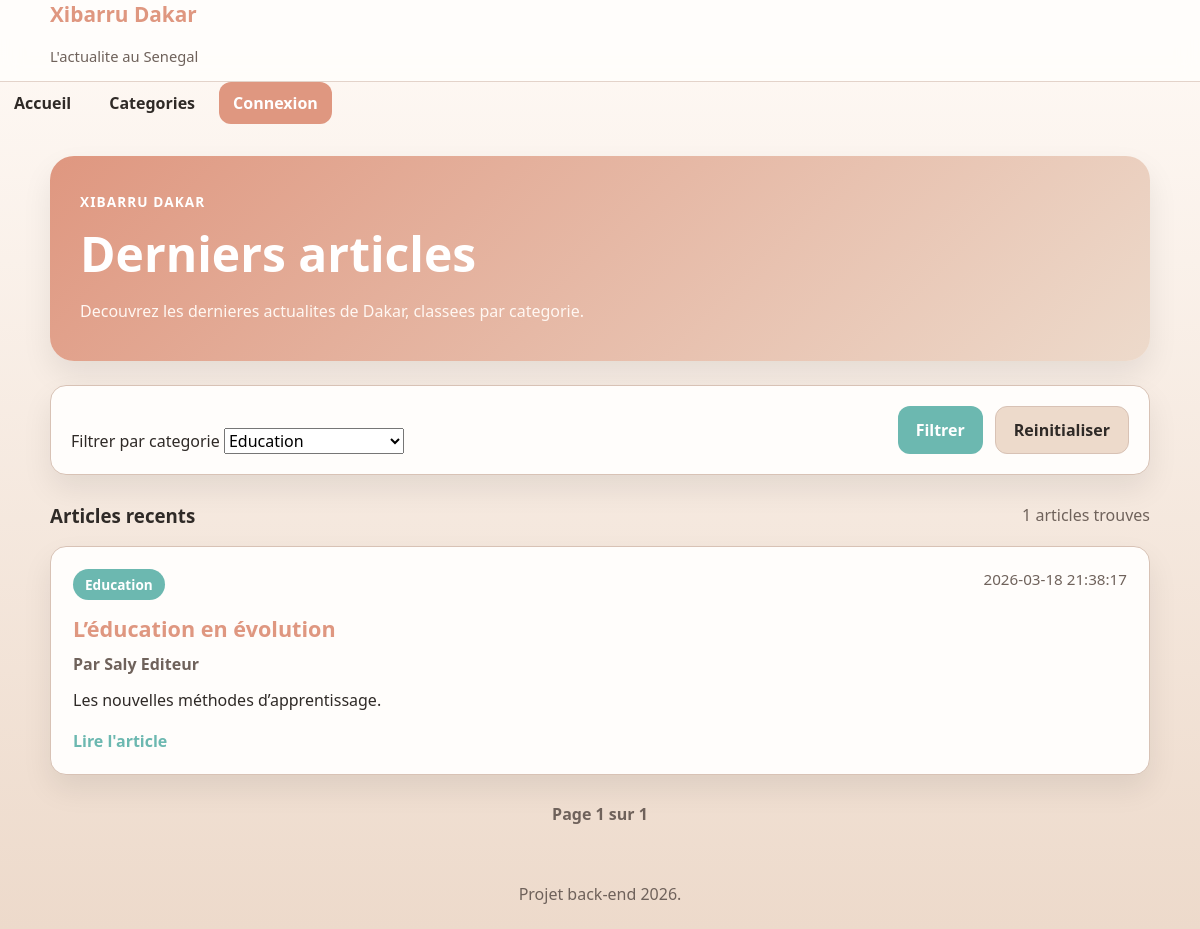
The page /accueil.php?categorie=5 on the database its author committed.
### tables this page shows
CREATE TABLE articles (
    id INT AUTO_INCREMENT PRIMARY KEY,
    titre VARCHAR(255) NOT NULL,
    description_courte TEXT NOT NULL,
    contenu LONGTEXT NOT NULL,
    categorie_id INT NOT NULL,
    auteur_id INT NOT NULL,
    date_publication DATETIME NOT NULL DEFAULT CURRENT_TIMESTAMP,
    FOREIGN KEY (categorie_id) REFERENCES categories(id) ON DELETE RESTRICT,
    FOREIGN KEY (auteur_id) REFERENCES utilisateurs(id) ON DELETE RESTRICT
);

CREATE TABLE categories (
    id INT AUTO_INCREMENT PRIMARY KEY,
    nom VARCHAR(100) NOT NULL UNIQUE
);

CREATE TABLE utilisateurs (
    id INT AUTO_INCREMENT PRIMARY KEY,
    prenom VARCHAR(100) NOT NULL,
    nom VARCHAR(100) NOT NULL,
    login VARCHAR(100) NOT NULL UNIQUE,
    mot_de_passe VARCHAR(255) NOT NULL,
    role ENUM('editeur','administrateur') NOT NULL
);

### includes/functions.php (called while the page is built, shortened)
<?php
function e(?string $value): string
{
    return htmlspecialchars((string) $value, ENT_QUOTES, 'UTF-8');
}
function url(string $path): string
{
    return APP_BASE_PATH . $path;
}
function paginate(int $total, int $perPage, int $currentPage): array
{
    $lastPage = max(1, (int) ceil($total / $perPage));
    $currentPage = min(max(1, $currentPage), $lastPage);
    $offset = ($currentPage - 1) * $perPage;
    return [
        'current' => $currentPage,
        'last' => $lastPage,
        'offset' => $offset,
        'has_prev' => $currentPage > 1,
        'has_next' => $currentPage < $lastPage,
        'prev' => max(1, $currentPage - 1),
        'next' => min($lastPage, $currentPage + 1),
    ];
}

### accueil.php (the view, shortened to what this page needs)
<?php
require_once __DIR__ . '/includes/bootstrap.php';
$pdo = getPDO();
$categoryId = filter_input(INPUT_GET, 'categorie', FILTER_VALIDATE_INT) ?: null;
$page = filter_input(INPUT_GET, 'page', FILTER_VALIDATE_INT) ?: 1;
$perPage = 5;
if ($categoryId) {
    $countStmt = $pdo->prepare('SELECT COUNT(*) FROM articles WHERE categorie_id = :categorie_id');
    $countStmt->execute(['categorie_id' => $categoryId]);
} else {
    $countStmt = $pdo->query('SELECT COUNT(*) FROM articles');
}
$total = (int) $countStmt->fetchColumn();
$pagination = paginate($total, $perPage, $page);
if ($categoryId) {
    $stmt = $pdo->prepare(
        'SELECT a.id, a.titre, a.description_courte, a.date_publication, c.nom AS categorie, u.prenom, u.nom
         FROM articles a
         INNER JOIN categories c ON c.id = a.categorie_id
         INNER JOIN utilisateurs u ON u.id = a.auteur_id
         WHERE a.categorie_id = :categorie_id
         ORDER BY a.date_publication DESC
         LIMIT :limit OFFSET :offset'
    );
    $stmt->bindValue(':categorie_id', $categoryId, PDO::PARAM_INT);
    $stmt->bindValue(':limit', $perPage, PDO::PARAM_INT);
    $stmt->bindValue(':offset', $pagination['offset'], PDO::PARAM_INT);
    $stmt->execute();
}
$articles = $stmt->fetchAll();
$categories = $pdo->query('SELECT id, nom FROM categories ORDER BY nom')->fetchAll();
require __DIR__ . '/entete.php';
?>
<section class="home-hero">
    <div class="home-hero__content">
        <p class="home-hero__tag">Xibarru Dakar</p>
        <h2>Derniers articles</h2>
        <p class="home-hero__text">
            Decouvrez les dernieres actualites de Dakar, classees par categorie.
        </p>
    </div>
</section>
<section class="home-filter">
    <form method="get" class="filter-form" id="filterForm">
        <div class="filter-form__group">
            <label for="categorie">Filtrer par categorie</label>
            <select id="categorie" name="categorie">
                <?php foreach ($categories as $categorie): ?>
                    <option value="<?= e((string) $categorie['id']) ?>" <?= $categoryId === (int) $categorie['id'] ? 'selected' : '' ?>>
                        <?= e($categorie['nom']) ?>
                    </option>
                <?php endforeach; ?>
            </select>
        </div>
        <div class="filter-form__actions">
            <button type="submit" class="btn btn--primary">Filtrer</button>
            <a href="<?= e(url('/accueil.php')) ?>" class="btn btn--secondary">Reinitialiser</a>
        </div>
    </form>
</section>
<section class="articles">
    <div class="articles__header">
        <h3>Articles recents</h3>
        <p><?= e((string) $total) ?> articles trouves</p>
    </div>
    <?php if (!$articles): ?>
        <section class="empty-state">
            <h3>Aucun article trouve</h3>
            <p>Essaie une autre categorie ou ajoute du contenu depuis l'espace editeur.</p>
        </section>
    <?php else: ?>
        <div class="articles__grid">
            <?php foreach ($articles as $article): ?>
                <article class="article-card">
                    <div class="article-card__top">
                        <span class="badge"><?= e($article['categorie']) ?></span>
                        <span class="article-card__date"><?= e($article['date_publication']) ?></span>
                    </div>
                    <h3 class="article-card__title">
                        <a href="<?= e(url('/articles/voir.php?id=' . (string) $article['id'])) ?>"><?= e($article['titre']) ?></a>
                    </h3>
                    <p class="article-card__author">Par <?= e($article['prenom'] . ' ' . $article['nom']) ?></p>
                    <p class="article-card__excerpt">
                        <?= nl2br(e($article['description_courte'])) ?>
                    </p>
                    <a href="<?= e(url('/articles/voir.php?id=' . (string) $article['id'])) ?>" class="article-card__link">Lire l'article</a>
                </article>
            <?php endforeach; ?>
        </div>
    <?php endif; ?>
</section>
<nav class="pagination" aria-label="Pagination">
    <span class="pagination__info">Page <?= e((string) $pagination['current']) ?> sur <?= e((string) $pagination['last']) ?></span>
</nav>
<?php require __DIR__ . '/includes/footer.php'; ?>

### style.css (style rules this page uses)
:root { --rose: #df9780; --green: #6cb8b0; --cream: #eddacb; --white: #fffdfb; --text: #2f2a27; --muted: #6f625b; --border: #d8c2b5; --danger: #b94f4f; --success: #3f8f72; --shadow: 0 14px 30px rgba(0, 0, 0, 0.08); --radius-lg: 24px; --radius-md: 16px; --radius-sm: 12px; --container: 1100px; }
* { box-sizing: border-box; }
html { scroll-behavior: smooth; }
body { margin: 0; font-family: "Segoe UI", Tahoma, sans-serif; background: linear-gradient(180deg, #fffaf6 0%, var(--cream) 100%); color: var(--text); }
a { color: inherit; text-decoration: none; }
button, input, select, textarea { font: inherit; }
section { margin-bottom: 28px; }
h1, h2, h3, h4, p { margin-top: 0; }
.page-intro, .home-hero, .login-page__intro, .logout-box { background: linear-gradient(135deg, var(--rose), var(--cream)); border-radius: var(--radius-lg); padding: 36px 30px; box-shadow: var(--shadow); }
.page-tag, .home-hero__tag, .login-page__tag { margin: 0 0 10px; font-size: 0.85rem; font-weight: 700; text-transform: uppercase; letter-spacing: 0.08em; color: #fff; }
.page-intro h2, .home-hero h2, .login-page__intro h2, .logout-box h2 { margin: 0 0 12px; font-size: clamp(2rem, 4vw, 3rem); color: #fff; }
.page-intro p, .home-hero__text, .login-page__text, .logout-box p { margin: 0; line-height: 1.7; color: #fff7f2; }
.card, .filter-form, .article-card, .login-card, .message-box { background: var(--white); border: 1px solid var(--border); border-radius: var(--radius-md); box-shadow: var(--shadow); }
.btn { display: inline-flex; align-items: center; justify-content: center; min-height: 46px; padding: 12px 18px; border-radius: var(--radius-sm); font-weight: 700; text-decoration: none; border: none; cursor: pointer; transition: 0.2s ease; }
.btn--primary { background: var(--green); color: #fff; }
.btn--secondary { background: var(--cream); color: var(--text); border: 1px solid var(--border); }
.home-hero { margin-bottom: 24px; }
.home-filter { margin-bottom: 28px; }
.filter-form { display: flex; justify-content: space-between; align-items: end; gap: 16px; flex-wrap: wrap; padding: 20px; }
.filter-form__group { flex: 1 1 260px; }
.filter-form__actions { display: flex; gap: 12px; flex-wrap: wrap; }
.articles__header { display: flex; justify-content: space-between; align-items: center; gap: 16px; margin-bottom: 18px; }
.articles__header h3, .articles__header p { margin-bottom: 0; }
.articles__header p { color: var(--muted); }
.articles__grid { display: grid; gap: 18px; }
.article-card { padding: 22px; transition: transform 0.2s ease; }
.article-card__top { display: flex; justify-content: space-between; gap: 12px; flex-wrap: wrap; margin-bottom: 14px; }
.badge { background: var(--green); color: #fff; padding: 6px 12px; border-radius: 999px; font-size: 0.85rem; font-weight: 700; }
.article-card__date { color: var(--muted); font-size: 0.95rem; }
.article-card__title { margin-bottom: 10px; font-size: 1.35rem; }
.article-card__title a { color: var(--rose); }
.article-card__author { margin-bottom: 12px; color: var(--muted); font-weight: 600; }
.article-card__excerpt { margin-bottom: 16px; line-height: 1.7; }
.article-card__link { color: var(--green); font-weight: 700; }
.pagination { margin-top: 28px; display: flex; justify-content: center; align-items: center; gap: 16px; flex-wrap: wrap; }
.pagination__info, .pagination__current { color: var(--muted); font-weight: 600; }

### rows shown on the page
articles: categorie.nom "Education", date_publication "2026-03-18 21:38:17", titre "L’éducation en évolution", auteur.nom "Saly Editeur", description_courte "Les nouvelles méthodes d’apprentissage."

### other values the page prints
$total "1"
$pagination['current'] "1"
$pagination['last'] "1"
form field categorie "Education"
